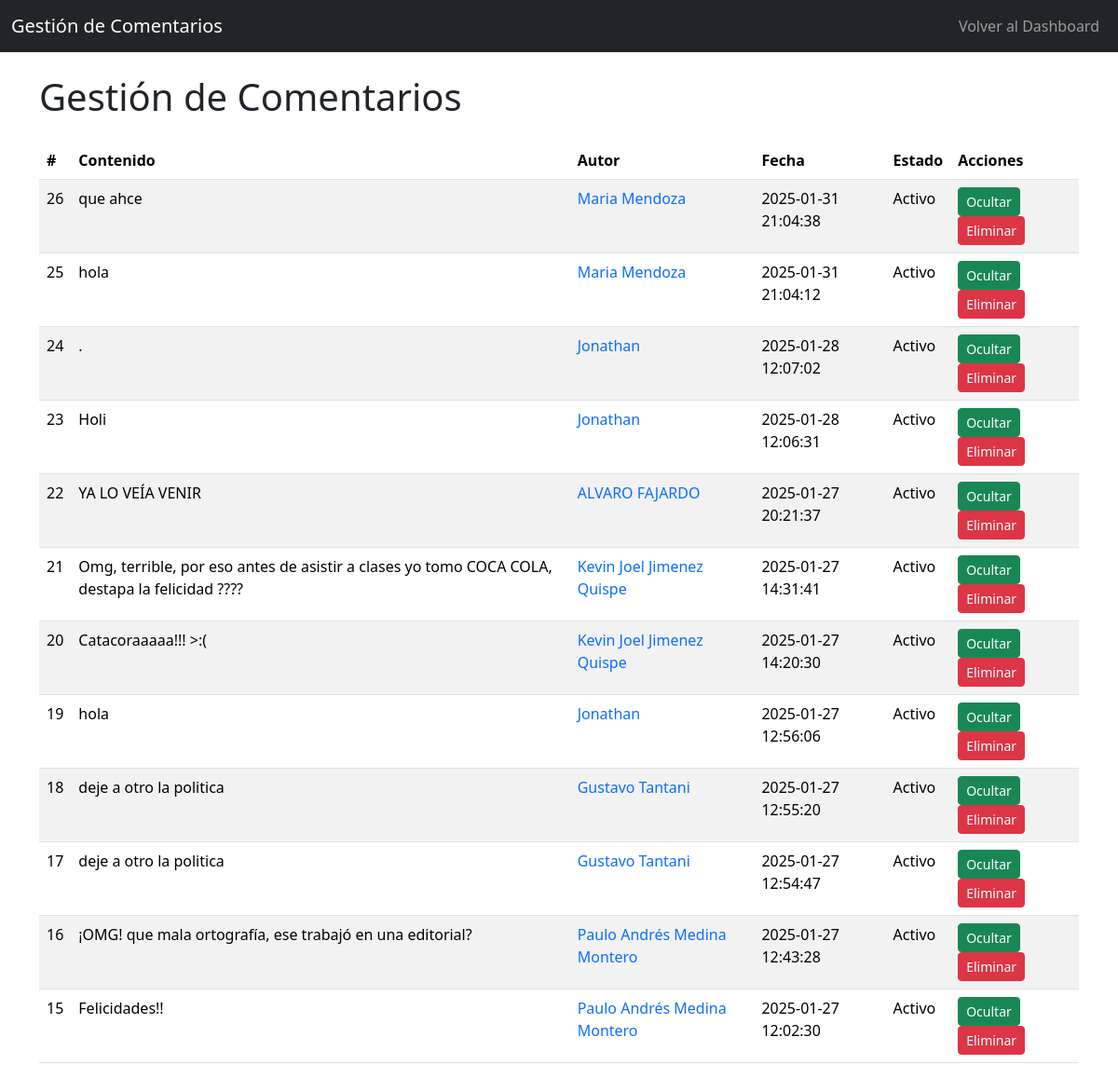
The app's page /administrar_comentarios.php (signed in) with its own data.
### tables this page shows
CREATE TABLE `comentarios` (
  `id_comentario` int(11) NOT NULL,
  `id_noticia` int(11) DEFAULT NULL,
  `id_usuario` int(11) DEFAULT NULL,
  `id_comentario_padre` int(11) DEFAULT NULL,
  `contenido` text NOT NULL,
  `fecha_comen` timestamp NOT NULL DEFAULT current_timestamp(),
  `estado` enum('activo','inactivo') DEFAULT 'activo'
);

CREATE TABLE `usuario` (
  `id_usuario` int(11) NOT NULL,
  `nombre` varchar(100) NOT NULL,
  `email` varchar(100) NOT NULL,
  `password` varchar(255) NOT NULL,
  `genero` enum('M','F','O') NOT NULL,
  `direccion` text DEFAULT NULL,
  `nacionalidad` varchar(100) DEFAULT NULL,
  `num_telefono` varchar(15) DEFAULT NULL,
  `fecha_nacimiento` date DEFAULT NULL,
  `perfil` varchar(255) NOT NULL,
  `estado` enum('activo','inactivo','suspendido') NOT NULL,
  `rol_id` int(11) DEFAULT NULL,
  `fecha_registro` timestamp NOT NULL DEFAULT current_timestamp()
);

### administrar_comentarios.php (the view, shortened to what this page needs)
<?php
require_once "conexion.php";
$queryComentarios = "
    SELECT c.id_comentario, c.contenido, c.fecha_comen, c.estado, c.id_usuario ,u.nombre AS autor
    FROM comentarios c
    INNER JOIN usuario u ON c.id_usuario = u.id_usuario
    ORDER BY c.fecha_comen DESC";
$resultComentarios = $conexion->query($queryComentarios);
?>
<!DOCTYPE html>
<html lang="es">
<head>
    <link href="https://cdn.jsdelivr.net/npm/bootstrap@5.3.3/dist/css/bootstrap.min.css" rel="stylesheet">
</head>
<body>
<nav class="navbar navbar-expand-lg navbar-dark bg-dark">
    <div class="container-fluid">
        <a class="navbar-brand">Gestión de Comentarios</a>
        <div class="collapse navbar-collapse" id="navbarNav">
            <ul class="navbar-nav ms-auto">
                <li class="nav-item">
                    <a class="nav-link" href="dashboard.php">Volver al Dashboard</a>
                </li>
            </ul>
        </div>
    </div>
</nav>
<div class="container mt-4">
    <h1 class="mb-4">Gestión de Comentarios</h1>
    <table class="table table-striped">
    <thead>
        <tr>
            <th>#</th>
            <th>Contenido</th>
            <th>Autor</th>
            <th>Fecha</th>
            <th>Estado</th>
            <th>Acciones</th>
        </tr>
    </thead>
    <tbody>
        <?php while ($comentario = $resultComentarios->fetch_assoc()): ?>
            <tr>
                <td><?php echo htmlspecialchars($comentario['id_comentario']); ?></td>
                <td><?php echo htmlspecialchars($comentario['contenido']); ?></td>
                <td>
                    <?php if (!empty($comentario['id_usuario'])): ?>
                        <a href="editar_usuario.php?id=<?php echo htmlspecialchars($comentario['id_usuario']); ?>" class="text-decoration-none">
                            <?php echo htmlspecialchars($comentario['autor']); ?>
                        </a>
                    <?php else: ?>
                        <?php echo htmlspecialchars($comentario['autor']); ?>
                    <?php endif; ?>
                </td>
                <td><?php echo htmlspecialchars($comentario['fecha_comen']); ?></td>
                <td><?php echo $comentario['estado'] === 'activo' ? 'Activo' : 'Inactivo'; ?></td>
                <td>
                    <form method="POST" class="d-inline">
                        <?php if ($comentario['estado'] === 'inactivo'): ?>
                        <input type="hidden" name="id_comentario" value="<?php echo $comentario['id_comentario']; ?>">
                        <input type="hidden" name="accion" value="mostrar">
                        <button class="btn btn-success btn-sm" > Mostrar</button>
                        <?php else: ?>
                        <button class="btn btn-success btn-sm" > Ocultar </button>
                        <?php endif; ?>
                    </form>
                    <form method="POST" class="d-inline">
                        <button class="btn btn-danger btn-sm">Eliminar</button>
                    </form>
                </td>
            </tr>
        <?php endwhile; ?>
    </tbody>
</table>
</div>
</body>
</html>

### records on screen
comentarios: id_comentario "26", contenido "que ahce", id_usuario.nombre "Maria Mendoza", fecha_comen "2025-01-31 21:04:38", estado "Activo"
comentarios: id_comentario "25", contenido "hola", id_usuario.nombre "Maria Mendoza", fecha_comen "2025-01-31 21:04:12", estado "Activo"
comentarios: id_comentario "24", contenido ".", id_usuario.nombre "Jonathan", fecha_comen "2025-01-28 12:07:02", estado "Activo"
comentarios: id_comentario "23", contenido "Holi", id_usuario.nombre "Jonathan", fecha_comen "2025-01-28 12:06:31", estado "Activo"
comentarios: id_comentario "22", contenido "YA LO VEÍA VENIR", id_usuario.nombre "ALVARO FAJARDO", fecha_comen "2025-01-27 20:21:37", estado "Activo"
comentarios: id_comentario "21", contenido "Omg, terrible, por eso antes de asistir a clases yo tomo COCA COLA, destapa la felicidad ????", id_usuario.nombre "Kevin Joel Jimenez Quispe", fecha_comen "2025-01-27 14:31:41", estado "Activo"
comentarios: id_comentario "20", contenido "Catacoraaaaa!!! >:(", id_usuario.nombre "Kevin Joel Jimenez Quispe", fecha_comen "2025-01-27 14:20:30", estado "Activo"
comentarios: id_comentario "19", contenido "hola", id_usuario.nombre "Jonathan", fecha_comen "2025-01-27 12:56:06", estado "Activo"
comentarios: id_comentario "18", contenido "deje a otro la politica", id_usuario.nombre "Gustavo Tantani", fecha_comen "2025-01-27 12:55:20", estado "Activo"
comentarios: id_comentario "17", contenido "deje a otro la politica", id_usuario.nombre "Gustavo Tantani", fecha_comen "2025-01-27 12:54:47", estado "Activo"
comentarios: id_comentario "16", contenido "¡OMG! que mala ortografía, ese trabajó en una editorial?", id_usuario.nombre "Paulo Andrés Medina Montero", fecha_comen "2025-01-27 12:43:28", estado "Activo"
comentarios: id_comentario "15", contenido "Felicidades!!", id_usuario.nombre "Paulo Andrés Medina Montero", fecha_comen "2025-01-27 12:02:30", estado "Activo"
